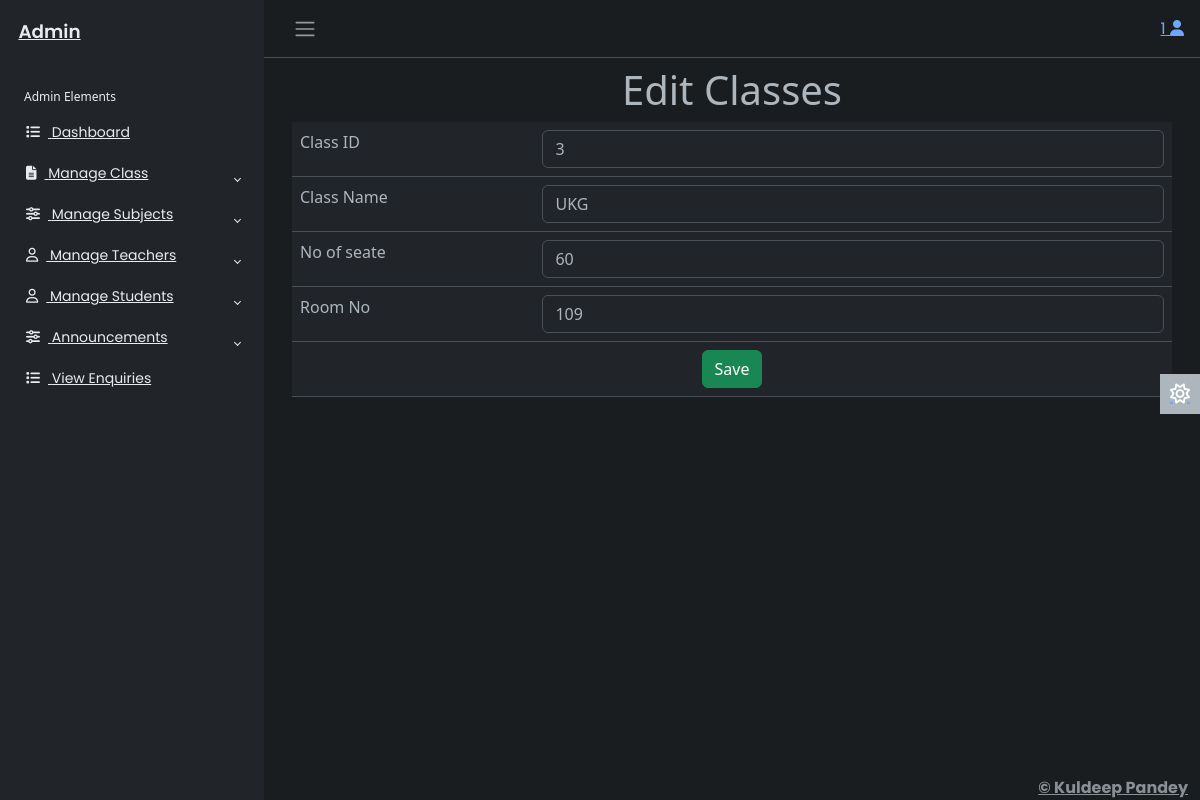
Screenshot of /adminapp/editclass/3 (signed in) with the database file from the repository.
### adminapp/models.py (models this page shows)
class Classes(models.Model):
    cid=models.IntegerField(primary_key=True,auto_created=True)
    class_name=models.CharField(max_length=30)
    seats=models.IntegerField()
    roomno=models.CharField(max_length=50)
    created_date=models.DateTimeField()

### adminapp/views.py (the view)
# urls.py: path('editclass/<id>',views.editclass,name='editclass'),
def editclass(req,id):
    try:
        if req.session['adminid']!=None:
            adminid=req.session['adminid']
            cl=Classes.objects.get(cid=id)
            if req.method == 'POST':
              class_name=req.POST['class_name']
              seats=req.POST['seats']
              roomno=req.POST['roomno']
              Classes.objects.filter(cid=id).update(class_name=class_name,seats=seats,roomno=roomno)
              return redirect('adminapp:viewclass')
            return render(req,'editclass.html',{'adminid':adminid,'cl':cl})
    except KeyError:
        return redirect('login')

### adminapp/templates/editclass.html (shortened to what this page needs)
{% extends 'adminbase.html' %}
{% load static %}
{% block admin %}
<div class="row">
  <div class="col-sm-12">
    <h1 class="text-center">Edit Classes</h1>
      <form method="post">
        <table class="table">
         <tr>
          <td>Class ID</td>
          <td>
            <input type="text" name="cid" value="{{cl.cid}}" class="form-control" readonly>
          </td>
        </tr>
          <tr>
            <td>Class Name</td>
          <td>
            <input type="text" name="class_name" value="{{cl.class_name}}" class="form-control">
          </td>
          </tr>
          <tr>
            <td>No of seate</td>
          <td>
            <input type="number" name="seats" value="{{cl.seats}}" class="form-control">
          </td>
          </tr>
          <tr>
           <td>Room No</td>
           <td>
            <input type="text" name="roomno" value="{{cl.roomno}}" class="form-control">
           </td>
          </tr>
          <tr>
            <td colspan="2" class="text-center">
              <button type="submit" class="btn btn-success">Save</button>
            </td>
          </tr>
        </table>
      </form>
  </div>
</div>
{% endblock %}

### adminapp/static/css/adminstyle.css (style rules this page uses)
body { font-family: 'Poppins', sans-serif; font-size: 0.875rem; opacity: 1; overflow-y: scroll; margin: 0; }

### rows the page displays
Classes: cid "3", class_name "UKG", seats "60", roomno "109"

### other values shown
{{ adminid }} "1"
